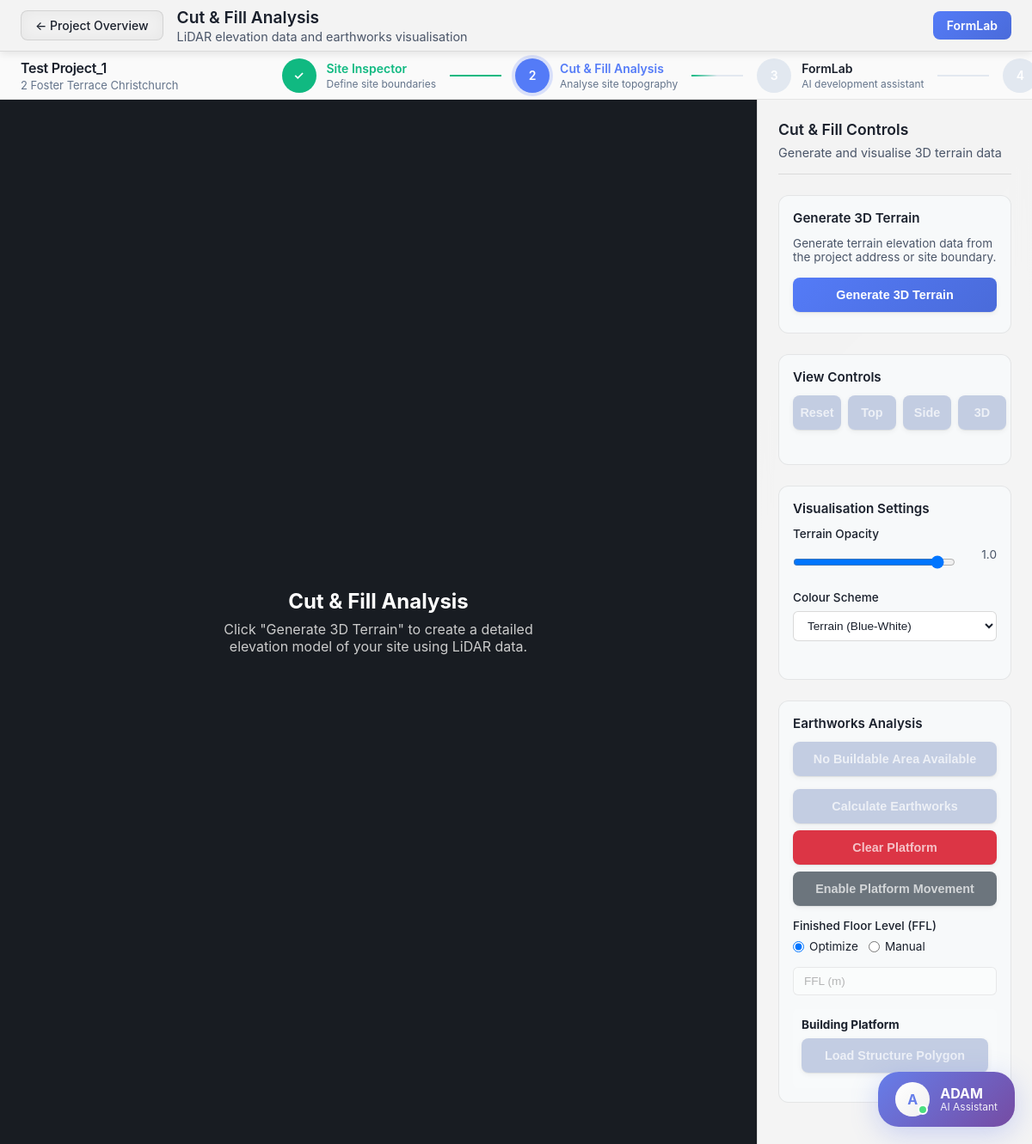
Page /terrain-viewer (signed in) on the earlier database version.
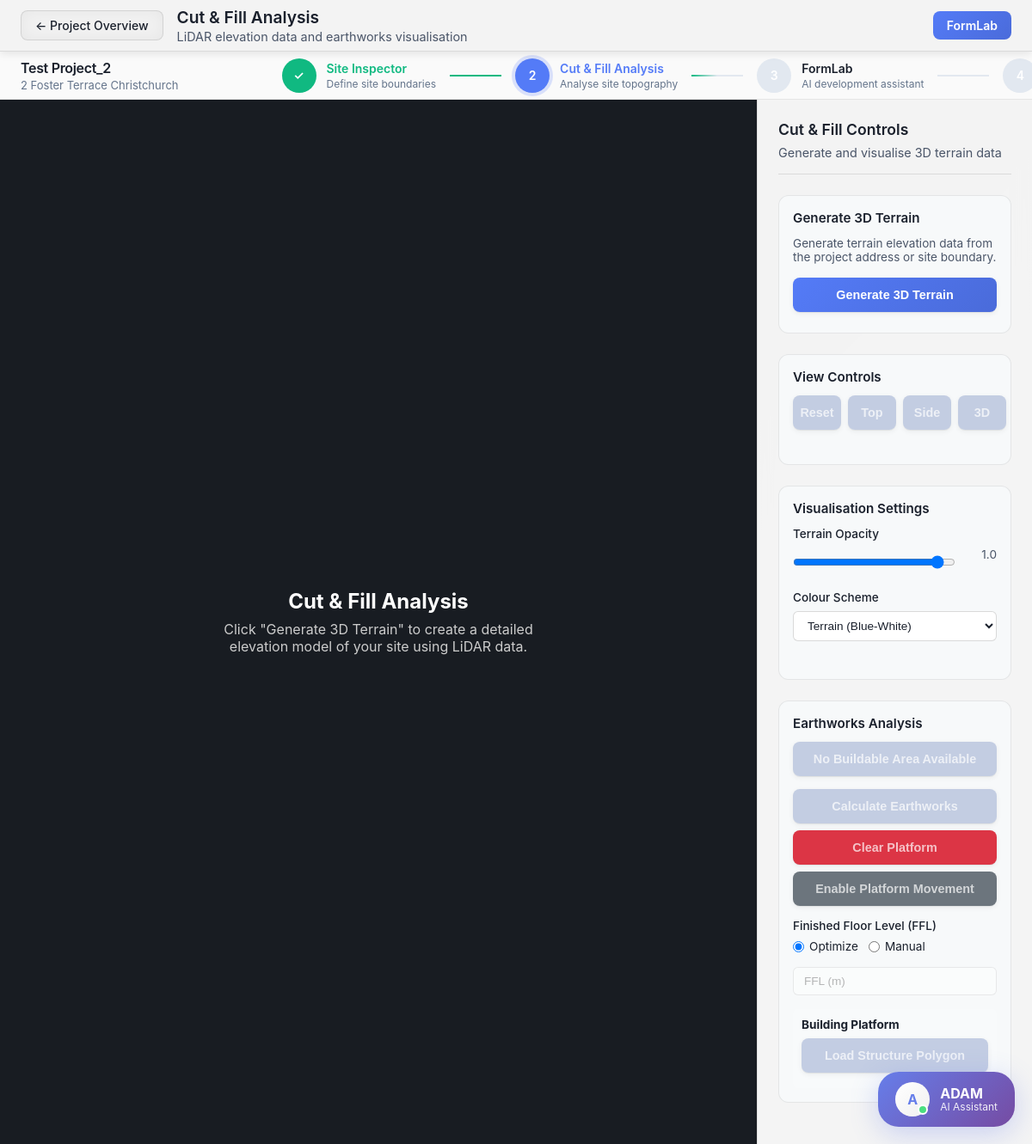
Same page on the later database version.
### tables this page shows
CREATE TABLE projects (
                        id INTEGER PRIMARY KEY AUTOINCREMENT,
                        name TEXT NOT NULL,
                        project_number TEXT,
                        client_name TEXT,
                        address TEXT NOT NULL,
                        site_information TEXT,
                        project_type TEXT,
                        project_units TEXT DEFAULT 'metric',
                        project_visibility TEXT DEFAULT 'private',
                        team_members TEXT,
                        status TEXT DEFAULT 'active',
                        user_id INTEGER NOT NULL,
                        created_at DATETIME DEFAULT CURRENT_TIMESTAMP,
                        updated_at DATETIME DEFAULT CURRENT_TIMESTAMP, location_lat REAL, location_lng REAL,
                        FOREIGN KEY (user_id) REFERENCES users (id)
                    );

### routes/terrain_routes.py (the view, shortened to what this page needs)
    def handle_terrain_viewer(self):
        try:
            from flask import request
            app_logger.info("Terrain viewer page requested")
            project_id = request.args.get('project_id') or request.args.get('project')
            if project_id and ('?' in project_id or '&' in project_id):
                project_id = project_id.split('?')[0].split('&')[0]
                app_logger.info(f"Cleaned malformed project ID: {project_id}")
            if not project_id:
                stored_project_id = session.get('current_project_id')
                if stored_project_id and str(stored_project_id).isdigit():
                    project_id = stored_project_id
                    app_logger.info(f"Using valid project ID from session: {project_id}")
                else:
                    app_logger.info(f"No valid project ID in session: {stored_project_id}")
            if not project_id:
                try:
                    from database import DatabaseManager
                    db_manager = DatabaseManager()
                    user_id = session.get('user', {}).get('id')
                    if user_id:
                        with db_manager.db.get_cursor() as cursor:
                            cursor.execute("""
                                SELECT id, name, address
                                FROM projects
                                WHERE user_id = ?
                                ORDER BY updated_at DESC
                                LIMIT 1
                            """, (user_id,))
                            recent_project = cursor.fetchone()
                            if recent_project:
                                project_id = str(recent_project[0])
                                session['current_project_id'] = project_id
                                app_logger.info(f"Using most recent project: {project_id} ({recent_project[1]} at {recent_project[2]})")
                except Exception as e:
                    app_logger.error(f"Error getting recent project: {e}")
            if not project_id:
                app_logger.warning("No project ID available for terrain viewer")
            site_data = {}
            project_data = {}
            if project_id:
                try:
                    from database import DatabaseManager
                    db_manager = DatabaseManager()
                    user_id = session.get('user', {}).get('id')
                    if user_id:
                        with db_manager.db.get_cursor() as cursor:
                            cursor.execute("""
                                SELECT name, address, location_lat, location_lng, created_at
                                FROM projects
                                WHERE id = ? AND user_id = ?
                            """, (project_id, user_id))
                            project_row = cursor.fetchone()
                            if project_row:
                                project_data = {
                                    'id': project_id,
                                    'name': project_row[0],
                                    'address': project_row[1],
                                    'lat': project_row[2],
                                    'lng': project_row[3],
                                    'created_at': project_row[4]
                                }
                                app_logger.info(f"Project data loaded for terrain viewer: {project_data['name']} at {project_data['address']}")
                                if not site_data and project_data.get('address'):
                                    site_data = {
                                        'address': project_data['address'],
                                        'project_address': project_data['address'],
                                        'project_name': project_data['name'],
                                        'project_id': project_id
                                    }
                                    app_logger.info(f"No site data found, but project has address: {project_data['address']}")
                            else:
                                app_logger.warning(f"No project found with ID {project_id} for user {user_id}")
                    else:
                        app_logger.warning("No user ID found in session for terrain viewer")
                except Exception as e:
                    app_logger.error(f"Error loading project data: {e}")
            else:
                app_logger.info("No project ID provided to terrain viewer")
            if project_id:
                project_site_data = self._load_site_data_from_project(project_id)
                if project_site_data:
                    app_logger.info(f"Loaded site data from project snapshots: {list(project_site_data.keys())}")
                    if site_data:
                        site_data.update(project_site_data)
                    else:
                        site_data = project_site_data
                    session['site_data'] = site_data
            return render_template('terrain_viewer.html',
                                 site_data=site_data,
                                 site_data_json=json.dumps(site_data) if site_data else '{}',
                                 project_data=project_data)
        except Exception as e:
            app_logger.error(f"Terrain viewer error: {e}")
            error_data = {'error': str(e)}
            return render_template('terrain_viewer.html',
                                 site_data=error_data,
                                 site_data_json=json.dumps(error_data),
                                 project_data={})

### database.py (called while the page is built)
    @contextmanager
    def get_cursor(self):
        conn = self.get_connection()
        cursor = conn.cursor()
        try:
            yield cursor
            conn.commit()
        except Exception as e:
            conn.rollback()
            app_logger.error(f"Database operation failed: {e}")
            raise DatabaseError(f"Database operation failed: {e}")
        finally:
            cursor.close()

    def _create_conversations_table(self, cursor):
        cursor.execute('''
            CREATE TABLE IF NOT EXISTS conversations (
                id TEXT PRIMARY KEY,
                user_id INTEGER,
                session_id TEXT,
                title TEXT NOT NULL,
                location TEXT,
                preview TEXT,
                created_at DATETIME DEFAULT CURRENT_TIMESTAMP,
                updated_at DATETIME DEFAULT CURRENT_TIMESTAMP
            )
        ''')

### utils/logger.py (called while the page is built)
    def info(self, message: str, context: Optional[Dict[str, Any]] = None):
        self._log('INFO', message, context)

### templates/terrain_viewer.html (shortened to what the changed rows need)
<!DOCTYPE html>
<html lang="en">
<head>
    <link rel="stylesheet" href="{{ url_for('static', filename='styles.css') }}">
    <link href='https://api.mapbox.com/mapbox-gl-js/v3.0.1/mapbox-gl.css' rel='stylesheet' />
    <link rel="stylesheet" href="{{ url_for('static', filename='css/adam-chat-widget.css') }}">
</head>
<body>
    <div class="site-header">
        <div class="header-left">
            <div class="header-title-section">
                <h1 class="header-title">Cut & Fill Analysis</h1>
            </div>
        </div>
    </div>
    <div class="engineering-flow-progress">
        <div class="flow-container">
            <div class="project-info-section">
                {% set project_name = None %}
                {% set project_address = None %}
                {% if project_data and project_data.get('name') %}
                    {% set project_name = project_data.get('name') %}
                    {% set project_address = project_data.get('address') %}
                {% elif site_data and site_data.get('project_name') %}
                    {% set project_name = site_data.get('project_name') %}
                    {% set project_address = site_data.get('address') or site_data.get('project_address') %}
                {% endif %}
                <div class="project-name">{{ project_name or 'Current Project' }}</div>
                {% if project_address and project_address.strip() %}
                    {% set address = project_address.strip() %}
                    {% if address|length > 45 %}
                    <div class="project-address" title="{{ address }}">{{ address[:42] }}...</div>
                    {% else %}
                    <div class="project-address">{{ address }}</div>
                    {% endif %}
                {% else %}
                <div class="project-address">No address available</div>
                {% endif %}
            </div>
            </div>
        </div>
    <div class="main-content">
        <div class="terrain-panel">
            <div class="panel-header">
                <h2 class="panel-title">Cut & Fill Controls</h2>
            </div>
        </div>
    </div>
</body>
</html>

Differences in the rows shown:
no longer on this page (row unchanged): projects: name "Test Project_1", address "2 Foster Terrace Christchurch"
added projects: name "Test Project_2", address "2 Foster Terrace Christchurch"
